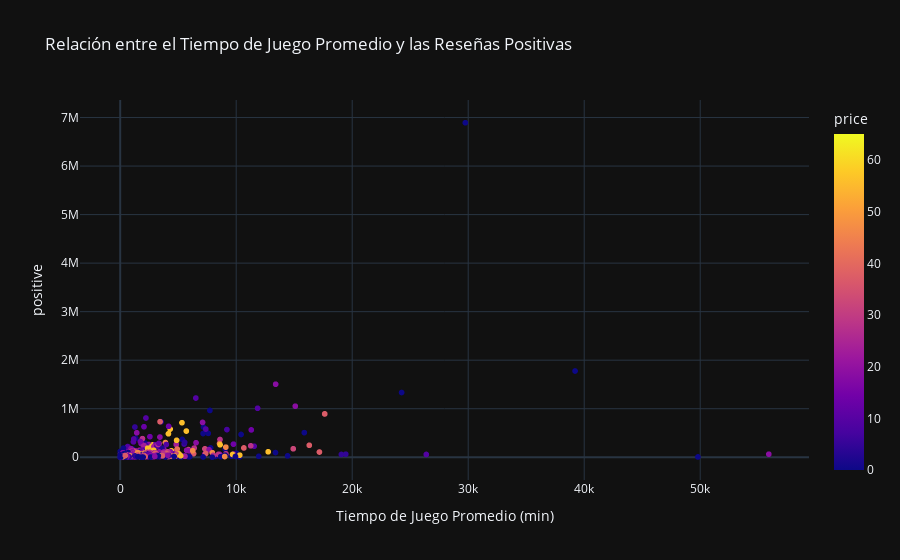

This figure's notebook cell:
### Markdown cell above
Observamos fuertes correlaciones entre 'owners_min' y 'owners_max', 'price' y 'initialprice', 'negative' y 'positive', lo cual tiene sentido ya que estas variables están directamente relacionadas

### Code cell
# Crear un gráfico de dispersión con Plotly Express
fig = px.scatter(videogames_data, x="average_forever", y="positive",
                 title="Relación entre el Tiempo de Juego Promedio y las Reseñas Positivas",
                 labels={"average_forever": "Tiempo de Juego Promedio (min)", "positives": "Reseñas Positivas"},
                 hover_data=["name", "price"],
                 template="plotly_dark",
                 color="price") 

fig.show()

# Exportar el gráfico como HTML
# fig.write_html("graphs/6.html")

### Figure 1 — Plotly figure (JSON) as saved in the notebook; plotly's stock layout.template omitted (floating-point values rounded to 4 significant figures; data arrays with more than 128 entries replaced by an {"elided": "..."} marker saying what was removed)
{"data": [{"customdata": {"elided": "1012x2 mixed values"}, "hovertemplate": "Tiempo de Juego Promedio (min)=%{x}<br>positive=%{y}<br>name=%{customdata[0]}<br>price=%{marker.color}<extra></extra>", "legendgroup": "", "marker": {"color": {"elided": "1012 float values"}, "coloraxis": "coloraxis", "symbol": "circle"}, "mode": "markers", "name": "", "showlegend": false, "type": "scattergl", "x": {"elided": "1012 int values"}, "xaxis": "x", "y": {"elided": "1012 int values"}, "yaxis": "y"}], "layout": {"coloraxis": {"colorbar": {"title": {"text": "price"}}, "colorscale": [[0, "#0d0887"], [0.1111, "#46039f"], [0.2222, "#7201a8"], [0.3333, "#9c179e"], [0.4444, "#bd3786"], [0.5556, "#d8576b"], [0.6667, "#ed7953"], [0.7778, "#fb9f3a"], [0.8889, "#fdca26"], [1, "#f0f921"]]}, "legend": {"tracegroupgap": 0}, "title": {"text": "Relación entre el Tiempo de Juego Promedio y las Reseñas Positivas"}, "xaxis": {"anchor": "y", "domain": [0, 1], "title": {"text": "Tiempo de Juego Promedio (min)"}}, "yaxis": {"anchor": "x", "domain": [0, 1], "title": {"text": "positive"}}}}
